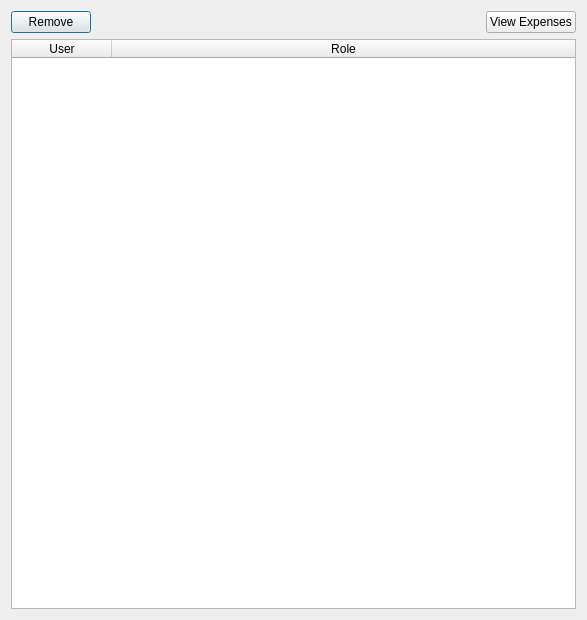
<?xml version="1.0" encoding="UTF-8"?>
<ui version="4.0">
 <class>Dialog</class>
 <widget class="QDialog" name="Dialog">
  <property name="geometry">
   <rect>
    <x>0</x>
    <y>0</y>
    <width>587</width>
    <height>620</height>
   </rect>
  </property>
  <property name="windowTitle">
   <string>Admin</string>
  </property>
  <layout class="QVBoxLayout" name="verticalLayout">
   <item>
    <layout class="QHBoxLayout" name="horizontalLayout">
     <item>
      <widget class="QPushButton" name="remove_button">
       <property name="text">
        <string>Remove</string>
       </property>
      </widget>
     </item>
     <item>
      <spacer name="horizontalSpacer">
       <property name="orientation">
        <enum>Qt::Horizontal</enum>
       </property>
       <property name="sizeHint" stdset="0">
        <size>
         <width>40</width>
         <height>20</height>
        </size>
       </property>
      </spacer>
     </item>
     <item>
      <widget class="QPushButton" name="view_expenses_button">
       <property name="text">
        <string>View Expenses</string>
       </property>
      </widget>
     </item>
    </layout>
   </item>
   <item>
    <widget class="QTableWidget" name="users_table">
     <attribute name="horizontalHeaderShowSortIndicator" stdset="0">
      <bool>false</bool>
     </attribute>
     <attribute name="horizontalHeaderStretchLastSection">
      <bool>true</bool>
     </attribute>
     <column>
      <property name="text">
       <string>User</string>
      </property>
     </column>
     <column>
      <property name="text">
       <string>Role</string>
      </property>
     </column>
    </widget>
   </item>
  </layout>
 </widget>
 <resources/>
 <connections/>
</ui>
